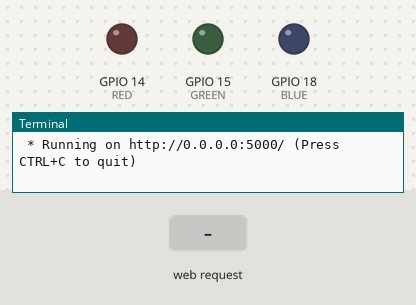
The program below on a simulated Raspberry Pi (BCM pin numbers). On the bench: output pins drawn as LEDs (lit = HIGH), the last lines printed to the terminal. The test bench sets the inputs (shaded band). The clock reads 2024-03-15 10:24:30 at power-on unless the program sets it.

Above: at 1.2 s.
1.3 s: HTTP request for /led/red received
At 2.2 s:
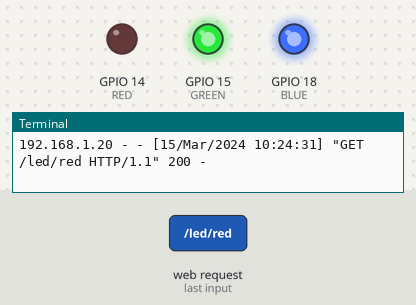
2.8 s: HTTP request for /led/blue received
At 3.3 s:
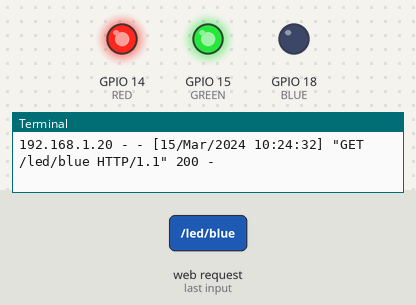
4.3 s: HTTP request for /led/green received
At 5.5 s:
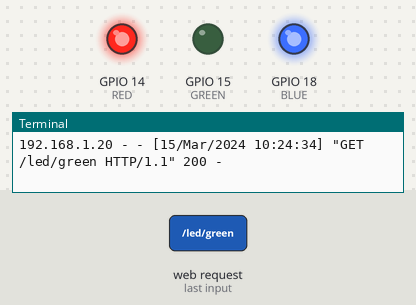
5.8 s: HTTP request for /led/off received
At 6.8 s:
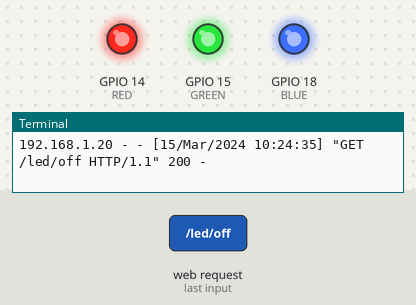
Timing chart, 0 to 8.3 s (numbered marks = the images above; inputs shaded):
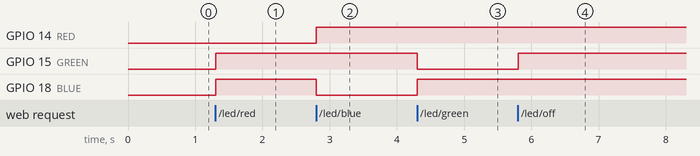

Measured:
- after the input at 1.3 s, GPIO 15 (GREEN), GPIO 18 (BLUE): LOW → HIGH at once
- after the input at 2.8 s, GPIO 14 (RED): LOW → HIGH at once; GPIO 18 (BLUE): HIGH → LOW at once
- after the input at 4.3 s, GPIO 15 (GREEN): HIGH → LOW at once; GPIO 18 (BLUE): LOW → HIGH at once
- after the input at 5.8 s, GPIO 15 (GREEN): LOW → HIGH at once

The program:

appLed2.py
```python
from flask import Flask
import RPi.GPIO as GPIO

app = Flask(__name__)

RED = 14
BLUE = 18
GREEN = 15

GPIO.setmode(GPIO.BCM)
GPIO.setup(RED, GPIO.OUT)
GPIO.setup(BLUE, GPIO.OUT)
GPIO.setup(GREEN, GPIO.OUT)

@app.route('/')
def ledFlask():
	return "LED Control Web"

@app.route('/led/<state>')
def led(state):
	if state == 'red':
		GPIO.output(RED, GPIO.LOW)
		GPIO.output(BLUE,GPIO.HIGH)
		GPIO.output(GREEN,GPIO.HIGH)
	elif state== 'blue':
		GPIO.output(RED,GPIO.HIGH)
		GPIO.output(BLUE, GPIO.LOW)
		GPIO.output(GREEN, GPIO.HIGH)
	elif state == 'green':
		GPIO.output(RED, GPIO.HIGH)
		GPIO.output(BLUE, GPIO.HIGH)
		GPIO.output(GREEN, GPIO.LOW)
	elif state == 'off':
		GPIO.output(RED, GPIO.HIGH)
		GPIO.output(BLUE, GPIO.HIGH)
		GPIO.output(GREEN,GPIO.HIGH)
	return "LED" + state

@app.route('/led/clean')
def gpiocleanup():
	GPIO.cleanup()
	return "<h1> GPIO CLEANUP </h1>"

if __name__=="__main__":
	app.run(host='0.0.0.0')
```
